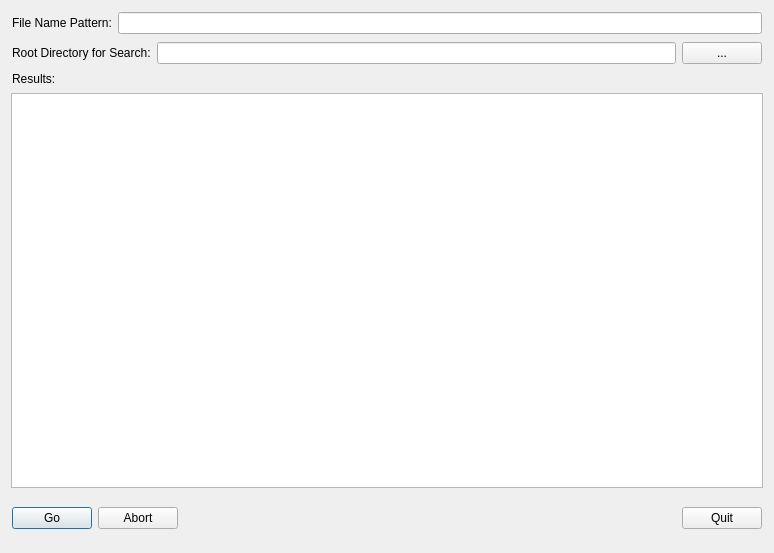
<?xml version="1.0" encoding="UTF-8"?>
<ui version="4.0">
 <class>FindDialog</class>
 <widget class="QDialog" name="FindDialog">
  <property name="geometry">
   <rect>
    <x>0</x>
    <y>0</y>
    <width>774</width>
    <height>553</height>
   </rect>
  </property>
  <property name="windowTitle">
   <string>Find</string>
  </property>
  <layout class="QVBoxLayout">
   <item>
    <layout class="QHBoxLayout" name="layout">
     <property name="leftMargin">
      <number>1</number>
     </property>
     <property name="topMargin">
      <number>1</number>
     </property>
     <property name="rightMargin">
      <number>1</number>
     </property>
     <property name="bottomMargin">
      <number>1</number>
     </property>
     <item>
      <widget class="QLabel" name="label">
       <property name="text">
        <string>File Name Pattern:</string>
       </property>
      </widget>
     </item>
     <item>
      <widget class="QLineEdit" name="filePattern"/>
     </item>
    </layout>
   </item>
   <item>
    <layout class="QHBoxLayout" name="layout_2">
     <property name="leftMargin">
      <number>1</number>
     </property>
     <property name="topMargin">
      <number>1</number>
     </property>
     <property name="rightMargin">
      <number>1</number>
     </property>
     <property name="bottomMargin">
      <number>1</number>
     </property>
     <item>
      <widget class="QLabel" name="label_2">
       <property name="text">
        <string>Root Directory for Search:</string>
       </property>
      </widget>
     </item>
     <item>
      <widget class="QLineEdit" name="rootDir"/>
     </item>
     <item>
      <widget class="QPushButton" name="editButton">
       <property name="maximumSize">
        <size>
         <width>32767</width>
         <height>32767</height>
        </size>
       </property>
       <property name="text">
        <string>...</string>
       </property>
       <property name="flat">
        <bool>false</bool>
       </property>
      </widget>
     </item>
    </layout>
   </item>
   <item>
    <layout class="QHBoxLayout" name="layout_3">
     <property name="leftMargin">
      <number>1</number>
     </property>
     <property name="topMargin">
      <number>1</number>
     </property>
     <property name="rightMargin">
      <number>1</number>
     </property>
     <property name="bottomMargin">
      <number>1</number>
     </property>
     <item>
      <widget class="QLabel" name="label_3">
       <property name="text">
        <string>Results:</string>
       </property>
      </widget>
     </item>
     <item>
      <spacer name="spacer">
       <property name="orientation">
        <enum>Qt::Horizontal</enum>
       </property>
       <property name="sizeType">
        <enum>QSizePolicy::Expanding</enum>
       </property>
       <property name="sizeHint" stdset="0">
        <size>
         <width>385</width>
         <height>5</height>
        </size>
       </property>
      </spacer>
     </item>
    </layout>
   </item>
   <item>
    <widget class="QTextEdit" name="results"/>
   </item>
   <item>
    <layout class="QHBoxLayout" name="layout_4">
     <property name="leftMargin">
      <number>1</number>
     </property>
     <property name="topMargin">
      <number>1</number>
     </property>
     <property name="rightMargin">
      <number>1</number>
     </property>
     <property name="bottomMargin">
      <number>1</number>
     </property>
     <item>
      <widget class="QPushButton" name="goButton">
       <property name="text">
        <string>Go</string>
       </property>
       <property name="default">
        <bool>true</bool>
       </property>
      </widget>
     </item>
     <item>
      <widget class="QPushButton" name="abortButton">
       <property name="text">
        <string>Abort</string>
       </property>
      </widget>
     </item>
     <item>
      <spacer name="spacer_2">
       <property name="orientation">
        <enum>Qt::Horizontal</enum>
       </property>
       <property name="sizeType">
        <enum>QSizePolicy::Expanding</enum>
       </property>
       <property name="sizeHint" stdset="0">
        <size>
         <width>368</width>
         <height>46</height>
        </size>
       </property>
      </spacer>
     </item>
     <item>
      <widget class="QPushButton" name="quitButton">
       <property name="text">
        <string>Quit</string>
       </property>
      </widget>
     </item>
    </layout>
   </item>
  </layout>
 </widget>
 <resources/>
 <connections/>
</ui>
